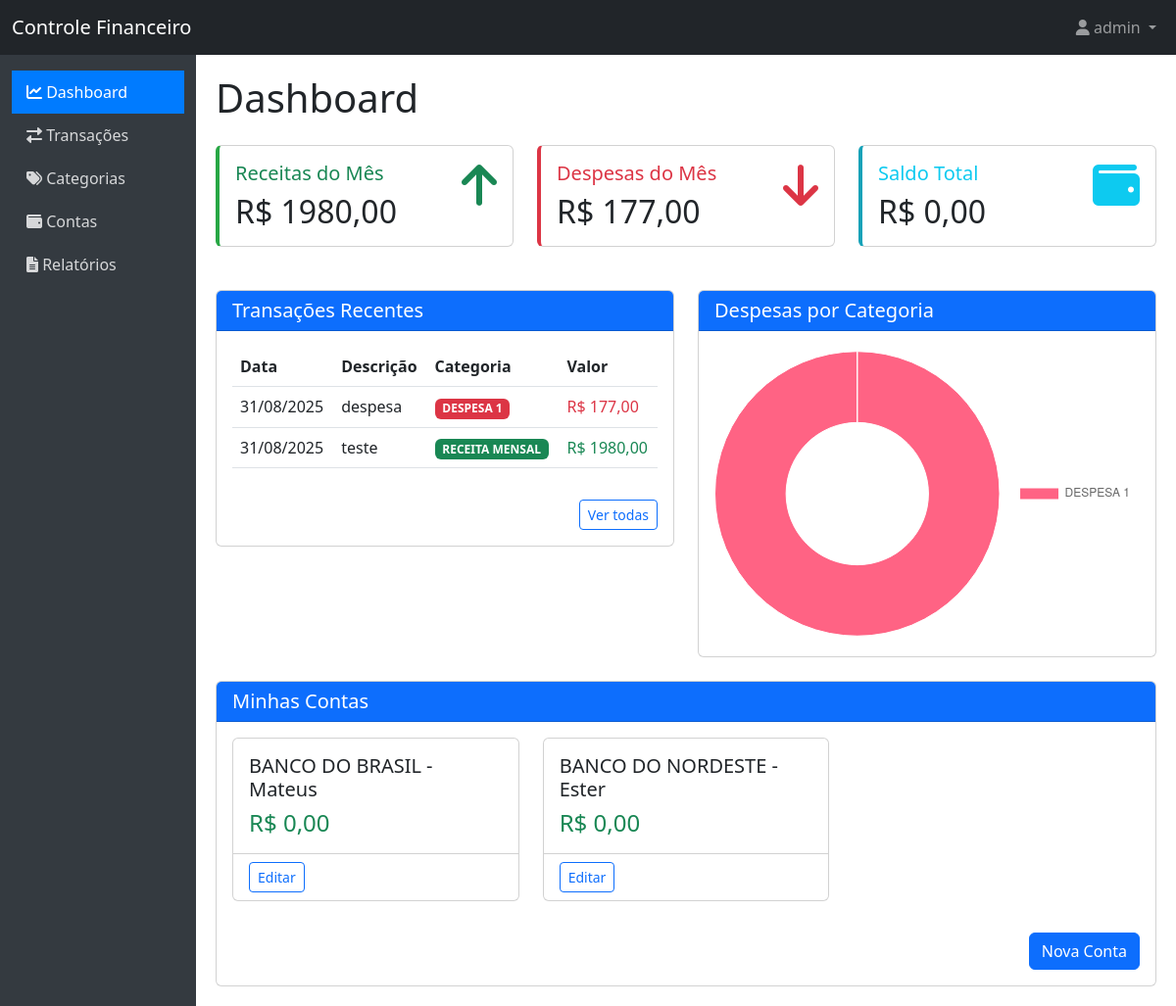
The app's page / (signed in) with its own data.
### controle/models.py (models this page shows, shortened)
class Transacao(models.Model):
    descricao = models.CharField(max_length=200)
    valor = models.DecimalField(max_digits=10, decimal_places=2)
    data = models.DateField(default=timezone.now)
    categoria = models.ForeignKey(Categoria, on_delete=models.CASCADE)
    conta = models.ForeignKey(Conta, on_delete=models.CASCADE)
    observacao = models.TextField(blank=True, null=True)
    usuario = models.ForeignKey(User, on_delete=models.CASCADE)
    class Meta:
        verbose_name = 'Transação'
        verbose_name_plural = 'Transações'
        ordering = ['-data']

class Categoria(models.Model):
    TIPO_CHOICES = (
        ('R', 'Receita'),
        ('D', 'Despesa'),
    )
    nome = models.CharField(max_length=100)
    tipo = models.CharField(max_length=1, choices=TIPO_CHOICES)
    usuario = models.ForeignKey(User, on_delete=models.CASCADE)
    class Meta:
        verbose_name = 'Categoria'
        verbose_name_plural = 'Categorias'
        ordering = ['nome']

class Conta(models.Model):
    nome = models.CharField(max_length=100)
    saldo = models.DecimalField(max_digits=10, decimal_places=2, default=0)
    usuario = models.ForeignKey(User, on_delete=models.CASCADE)
    class Meta:
        verbose_name = 'Conta'
        verbose_name_plural = 'Contas'
        ordering = ['nome']

### controle/views.py (the view)
# urls.py: path('', views.dashboard, name='dashboard'),
@login_required
def dashboard(request):
    contas = Conta.objects.filter(usuario=request.user)
    saldo_total = contas.aggregate(total=Sum('saldo'))['total'] or 0
    transacoes_recentes = Transacao.objects.filter(usuario=request.user).order_by('-data')[:5]
    hoje = timezone.now().date()
    primeiro_dia_mes = hoje.replace(day=1)
    ultimo_dia_mes = (primeiro_dia_mes + timedelta(days=32)).replace(day=1) - timedelta(days=1)
    receitas_mes = Transacao.objects.filter(
        usuario=request.user,
        categoria__tipo='R',
        data__range=[primeiro_dia_mes, ultimo_dia_mes]
    ).aggregate(total=Sum('valor'))['total'] or 0
    despesas_mes = Transacao.objects.filter(
        usuario=request.user,
        categoria__tipo='D',
        data__range=[primeiro_dia_mes, ultimo_dia_mes]
    ).aggregate(total=Sum('valor'))['total'] or 0
    categorias_despesa = Categoria.objects.filter(usuario=request.user, tipo='D')
    dados_grafico = []
    labels = []
    cores = [
        '#FF6384', '#36A2EB', '#FFCE56', '#4BC0C0', '#9966FF',
        '#FF9F40', '#8AC249', '#EA526F', '#49ADF5', '#C8B0F5'
    ]
    for categoria in categorias_despesa:
        total = Transacao.objects.filter(
            usuario=request.user,
            categoria=categoria,
            data__range=[primeiro_dia_mes, ultimo_dia_mes]
        ).aggregate(total=Sum('valor'))['total'] or 0
        if total > 0:
            dados_grafico.append(float(total))
            labels.append(categoria.nome)
    dados_categorias = {
        'labels': labels,
        'datasets': [{
            'data': dados_grafico,
            'backgroundColor': cores[:len(dados_grafico)],
            'borderWidth': 1
        }]
    }
    context = {
        'contas': contas,
        'saldo_total': saldo_total,
        'transacoes_recentes': transacoes_recentes,
        'receitas_mes': receitas_mes,
        'despesas_mes': despesas_mes,
        'dados_categorias': dados_categorias,
    }
    return render(request, 'controle/dashboard.html', context)

### controle/templates/controle/dashboard.html
{% extends 'controle/base.html' %}
{% block content %}
<h1 class="mb-4">Dashboard</h1>
<div class="row">
    <div class="col-md-4">
        <div class="card card-dashboard card-receita">
            <div class="card-body">
                <div class="row">
                    <div class="col">
                        <h5 class="card-title text-success">Receitas do Mês</h5>
                        <h2 class="card-text">R$ {{ receitas_mes|floatformat:2}}</h2>
                    </div>
                    <div class="col-auto">
                        <i class="fas fa-arrow-up fa-3x text-success"></i>
                    </div>
                </div>
            </div>
        </div>
    </div>
    <div class="col-md-4">
        <div class="card card-dashboard card-despesa">
            <div class="card-body">
                <div class="row">
                    <div class="col">
                        <h5 class="card-title text-danger">Despesas do Mês</h5>
                        <h2 class="card-text">R$ {{ despesas_mes|floatformat:2 }}</h2>
                    </div>
                    <div class="col-auto">
                        <i class="fas fa-arrow-down fa-3x text-danger"></i>
                    </div>
                </div>
            </div>
        </div>
    </div>
    <div class="col-md-4">
        <div class="card card-dashboard card-saldo">
            <div class="card-body">
                <div class="row">
                    <div class="col">
                        <h5 class="card-title text-info">Saldo Total</h5>
                        <h2 class="card-text">R$ {{ saldo_total|floatformat:2 }}</h2>
                    </div>
                    <div class="col-auto">
                        <i class="fas fa-wallet fa-3x text-info"></i>
                    </div>
                </div>
            </div>
        </div>
    </div>
</div>
<div class="row mt-4">
    <div class="col-md-6">
        <div class="card">
            <div class="card-header bg-primary text-white">
                <h5 class="mb-0">Transações Recentes</h5>
            </div>
            <div class="card-body">
                {% if transacoes_recentes %}
                <div class="table-responsive">
                    <table class="table table-hover">
                        <thead>
                            <tr>
                                <th>Data</th>
                                <th>Descrição</th>
                                <th>Categoria</th>
                                <th>Valor</th>
                            </tr>
                        </thead>
                        <tbody>
                            {% for transacao in transacoes_recentes %}
                            <tr>
                                <td>{{ transacao.data|date:"d/m/Y" }}</td>
                                <td>{{ transacao.descricao }}</td>
                                <td>
                                    {% if transacao.categoria.tipo == 'R' %}
                                    <span class="badge bg-success">{{ transacao.categoria.nome }}</span>
                                    {% else %}
                                    <span class="badge bg-danger">{{ transacao.categoria.nome }}</span>
                                    {% endif %}
                                </td>
                                <td>
                                    {% if transacao.categoria.tipo == 'R' %}
                                    <span class="text-success">R$ {{ transacao.valor|floatformat:2 }}</span>
                                    {% else %}
                                    <span class="text-danger">R$ {{ transacao.valor|floatformat:2 }}</span>
                                    {% endif %}
                                </td>
                            </tr>
                            {% endfor %}
                        </tbody>
                    </table>
                </div>
                <div class="text-end mt-3">
                    <a href="{% url 'controle:lista_transacoes' %}" class="btn btn-outline-primary btn-sm">Ver todas</a>
                </div>
                {% else %}
                <p class="text-muted">Nenhuma transação registrada.</p>
                <a href="{% url 'controle:nova_transacao' %}" class="btn btn-primary">Adicionar Transação</a>
                {% endif %}
            </div>
        </div>
    </div>
    <div class="col-md-6">
        <div class="card">
            <div class="card-header bg-primary text-white">
                <h5 class="mb-0">Despesas por Categoria</h5>
            </div>
            <div class="card-body text-center">
                {% if dados_categorias.labels %}
                <div style="height: 300px;">
                    <canvas id="graficoCategoria"></canvas>
                </div>
                <script>
                    document.addEventListener('DOMContentLoaded', function() {
                        const ctx = document.getElementById('graficoCategoria').getContext('2d');
                        const dados = {{ dados_categorias|safe }};
                        new Chart(ctx, {
                            type: 'doughnut',
                            data: dados,
                            options: {
                                responsive: true,
                                maintainAspectRatio: false,
                                plugins: {
                                    legend: {
                                        position: 'right',
                                        labels: {
                                            font: {
                                                size: 12
                                            },
                                            padding: 20
                                        }
                                    },
                                    tooltip: {
                                        callbacks: {
                                            label: function(context) {
                                                const label = context.label || '';
                                                const value = context.raw || 0;
                                                const total = context.chart.data.datasets[0].data.reduce((a, b) => a + b, 0);
                                                const percentage = Math.round((value / total) * 100);
                                                return `${label}: R$ ${value.toFixed(2)} (${percentage}%)`;
                                            }
                                        }
                                    }
                                }
                            }
                        });
                    });
                </script>
                {% else %}
                <p class="text-muted">Não há dados suficientes para gerar o gráfico.</p>
                {% endif %}
            </div>
        </div>
    </div>
</div>
<div class="row mt-4">
    <div class="col-md-12">
        <div class="card">
            <div class="card-header bg-primary text-white">
                <h5 class="mb-0">Minhas Contas</h5>
            </div>
            <div class="card-body">
                {% if contas %}
                <div class="row">
                    {% for conta in contas %}
                    <div class="col-md-4 mb-3">
                        <div class="card h-100">
                            <div class="card-body">
                                <h5 class="card-title">{{ conta.nome }}</h5>
                                <h4 class="card-text {% if conta.saldo < 0 %}text-danger{% else %}text-success{% endif %}">
                                    R$ {{ conta.saldo|floatformat:2 }}
                                </h4>
                            </div>
                            <div class="card-footer bg-transparent">
                                <a href="{% url 'controle:editar_conta' conta.id %}" class="btn btn-sm btn-outline-primary">Editar</a>
                            </div>
                        </div>
                    </div>
                    {% endfor %}
                </div>
                <div class="text-end mt-3">
                    <a href="{% url 'controle:nova_conta' %}" class="btn btn-primary">Nova Conta</a>
                </div>
                {% else %}
                <p class="text-muted">Você ainda não possui contas cadastradas.</p>
                <a href="{% url 'controle:nova_conta' %}" class="btn btn-primary">Adicionar Conta</a>
                {% endif %}
            </div>
        </div>
    </div>
</div>
{% endblock %}

### controle/templates/controle/base.html (shortened to what this page needs)
<!DOCTYPE html>
<html lang="pt-br">
<head>
    <link href="https://cdn.jsdelivr.net/npm/bootstrap@5.3.0/dist/css/bootstrap.min.css" rel="stylesheet">
    <link rel="stylesheet" href="https://cdnjs.cloudflare.com/ajax/libs/font-awesome/6.0.0/css/all.min.css">
</head>
<body>
    <nav class="navbar navbar-expand-lg navbar-dark bg-dark">
        <div class="container-fluid">
            <a class="navbar-brand" href="{% url 'controle:dashboard' %}">Controle Financeiro</a>
            <div class="collapse navbar-collapse" id="navbarNav">
                <ul class="navbar-nav ms-auto">
                    {% if user.is_authenticated %}
                    <li class="nav-item dropdown">
                        <a class="nav-link dropdown-toggle" href="#" id="userDropdown" role="button" data-bs-toggle="dropdown">
                            <i class="fas fa-user"></i> {{ user.username }}
                        </a>
                    </li>
                    {% endif %}
                </ul>
            </div>
        </div>
    </nav>
    <div class="container-fluid">
        <div class="row">
            {% if user.is_authenticated %}
            <div class="col-md-2 sidebar py-3">
                <a href="{% url 'controle:dashboard' %}" class="{% if request.path == '/' %}active{% endif %}">
                    <i class="fas fa-chart-line"></i> Dashboard
                </a>
                <a href="{% url 'controle:lista_transacoes' %}" class="{% if 'transacoes' in request.path %}active{% endif %}">
                    <i class="fas fa-exchange-alt"></i> Transações
                </a>
                <a href="{% url 'controle:lista_categorias' %}" class="{% if 'categorias' in request.path %}active{% endif %}">
                    <i class="fas fa-tags"></i> Categorias
                </a>
                <a href="{% url 'controle:lista_contas' %}" class="{% if 'contas' in request.path %}active{% endif %}">
                    <i class="fas fa-wallet"></i> Contas
                </a>
                <a href="{% url 'controle:relatorio_mensal' %}" class="{% if 'relatorios' in request.path %}active{% endif %}">
                    <i class="fas fa-file-alt"></i> Relatórios
                </a>
            </div>
            <div class="col-md-10 content">
            {% else %}
            <div class="col-12 content">
            {% endif %}
                {% block content %}{% endblock %}
            </div>
        </div>
    </div>
</body>
</html>

### controle/templates/controle/base.html (style rules this page uses)
.sidebar { min-height: calc(100vh - 56px); background-color: #343a40; }
.sidebar a { color: rgba(255, 255, 255, 0.8); padding: 10px 15px; display: block; text-decoration: none; }
.sidebar a.active { color: #fff; background-color: #007bff; }
.content { padding: 20px; }
.card-dashboard { border-left: 4px solid; margin-bottom: 20px; }
.card-receita { border-left-color: #28a745; }
.card-despesa { border-left-color: #dc3545; }
.card-saldo { border-left-color: #17a2b8; }

### records on screen
Conta: nome "BANCO DO BRASIL - Mateus", saldo "0,00"
Conta: nome "BANCO DO NORDESTE - Ester", saldo "0,00"

### other values on screen
{{ user.username }} "admin"
{{ receitas_mes|floatformat:2 }} "1980,00"
{{ despesas_mes|floatformat:2 }} "177,00"
{{ saldo_total|floatformat:2 }} "0,00"
